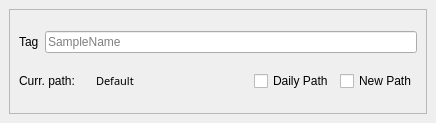
<?xml version="1.0" encoding="UTF-8"?>
<ui version="4.0">
 <class>save_path_widget</class>
 <widget class="QDockWidget" name="save_path_widget">
  <property name="geometry">
   <rect>
    <x>0</x>
    <y>0</y>
    <width>436</width>
    <height>123</height>
   </rect>
  </property>
  <property name="windowTitle">
   <string>Save</string>
  </property>
  <widget class="QWidget" name="dockWidgetContents">
   <layout class="QGridLayout" name="gridLayout_2">
    <item row="0" column="0">
     <widget class="QFrame" name="frame">
      <property name="frameShape">
       <enum>QFrame::StyledPanel</enum>
      </property>
      <property name="frameShadow">
       <enum>QFrame::Raised</enum>
      </property>
      <layout class="QGridLayout" name="gridLayout">
       <item row="0" column="0">
        <layout class="QHBoxLayout" name="horizontalLayout_2">
         <item>
          <widget class="QLabel" name="save_g2_name_label">
           <property name="text">
            <string>Tag</string>
           </property>
          </widget>
         </item>
         <item>
          <widget class="QLineEdit" name="saveTagLineEdit">
           <property name="sizePolicy">
            <sizepolicy hsizetype="MinimumExpanding" vsizetype="Fixed">
             <horstretch>0</horstretch>
             <verstretch>0</verstretch>
            </sizepolicy>
           </property>
           <property name="minimumSize">
            <size>
             <width>0</width>
             <height>0</height>
            </size>
           </property>
           <property name="placeholderText">
            <string>SampleName</string>
           </property>
          </widget>
         </item>
        </layout>
       </item>
       <item row="1" column="0">
        <layout class="QHBoxLayout" name="horizontalLayout">
         <item>
          <widget class="QLabel" name="label_7">
           <property name="minimumSize">
            <size>
             <width>71</width>
             <height>0</height>
            </size>
           </property>
           <property name="text">
            <string>Curr. path:</string>
           </property>
          </widget>
         </item>
         <item>
          <widget class="QLabel" name="currPathLabel">
           <property name="sizePolicy">
            <sizepolicy hsizetype="Expanding" vsizetype="Preferred">
             <horstretch>0</horstretch>
             <verstretch>0</verstretch>
            </sizepolicy>
           </property>
           <property name="font">
            <font>
             <family>Segoe UI Light</family>
             <pointsize>8</pointsize>
            </font>
           </property>
           <property name="text">
            <string>Default</string>
           </property>
          </widget>
         </item>
         <item>
          <widget class="QCheckBox" name="DailyPathCheckBox">
           <property name="text">
            <string>Daily Path</string>
           </property>
          </widget>
         </item>
         <item>
          <widget class="QCheckBox" name="newPathCheckBox">
           <property name="text">
            <string>New Path</string>
           </property>
          </widget>
         </item>
        </layout>
       </item>
      </layout>
     </widget>
    </item>
   </layout>
  </widget>
 </widget>
 <resources/>
 <connections/>
</ui>
